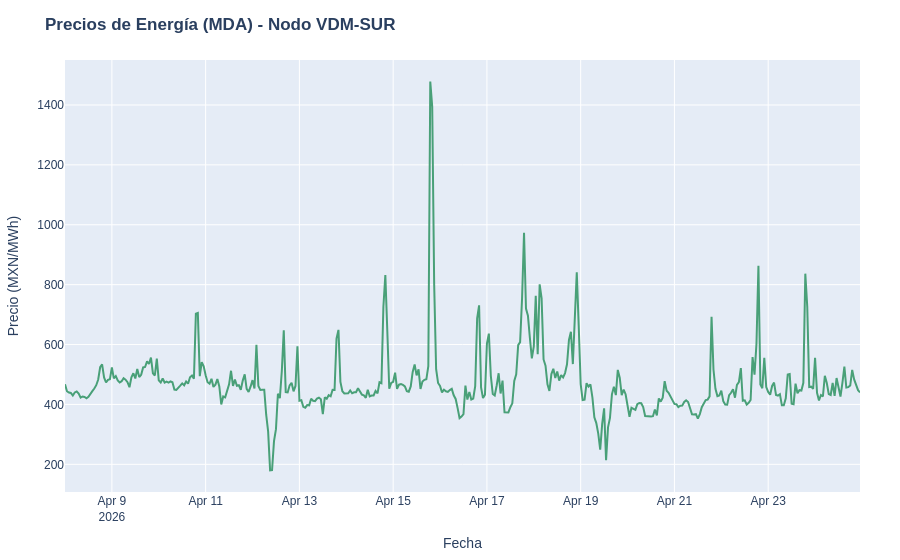

This figure's notebook cell:
### Code cell
#@title Seleccion de datos y visualización
# Seleccionamos las fechas en este formato en especifico y
# cuantos días hacia atras
hoy = datetime.now()
fecha_fin_str = (hoy - timedelta(days=2)).strftime('%Y-%m-%d')
fecha_inicio_str = (hoy - timedelta(days=18)).strftime('%Y-%m-%d')
# Seleccionamos el nodo que estaremos revisando
# MONTERREY, VDM-CENTRO, VDM-NORTE, MERIDA, HERMOSILLO, TIJUANA (Con Sistema BCA)
nodo_objetivo = 'VDM-SUR' #@param {type:"string"} # Lo mas cercano a Toluca que pude encontrar

df_precio = extraer_precio_cenace(
    zona=nodo_objetivo,
    fecha_inicio=fecha_inicio_str,
    fecha_fin=fecha_fin_str,
    sistema='SIN' #@param["SIN", "BCA", "BCS"]
)


# Graficamos
if df_precio is not None:
    fig = go.Figure()

    fig.add_trace(go.Scatter(
        x=df_precio['FechaHora'],
        y=df_precio['Precio_Zonal_MXN'],
        mode='lines',
        name='Precio MDA',
        line=dict(color='#49A078', width=2)
    ))

    fig.update_layout(
        title=f'<b>Precios de Energía (MDA) - Nodo {nodo_objetivo}</b>',
        xaxis_title='Fecha',
        yaxis_title='Precio (MXN/MWh)',
        hovermode='x unified',
        font=dict(family="Arial, sans-serif", size=12),
        margin=dict(l=40, r=40, t=60, b=40)
    )
    fig.show()

### Figure 1 — Plotly figure (JSON) as saved in the notebook; plotly's stock layout.template omitted (floating-point values rounded to 4 significant figures; data arrays with more than 128 entries replaced by an {"elided": "..."} marker saying what was removed)
{"data": [{"line": {"color": "#49A078", "width": 2}, "mode": "lines", "name": "Precio MDA", "type": "scatter", "x": {"elided": "408 str values"}, "y": {"elided": "408 float values"}}], "layout": {"font": {"family": "Arial, sans-serif", "size": 12}, "hovermode": "x unified", "margin": {"b": 40, "l": 40, "r": 40, "t": 60}, "title": {"text": "<b>Precios de Energía (MDA) - Nodo VDM-SUR</b>"}, "xaxis": {"title": {"text": "Fecha"}}, "yaxis": {"title": {"text": "Precio (MXN/MWh)"}}}}
